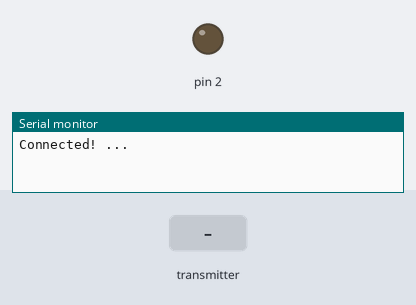
Recording of a sketch running on a simulated Arduino Uno, built with avr-gcc and run on an emulated ATmega328P. On the bench: output pins drawn as LEDs (lit = HIGH), the last lines printed to the serial monitor. Inputs (shaded band) come from the test bench. No radio packets arrive unless stated.

Above: at 1.7 s.
1.8 s: the transmitter starts sending tx = 1
At 3.0 s:
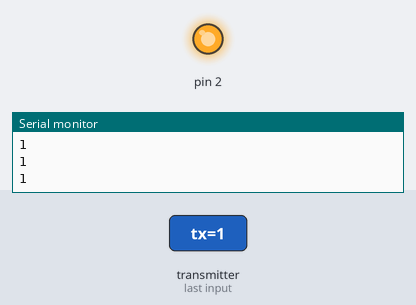
3.3 s: the transmitter starts sending tx = 0
At 4.3 s:
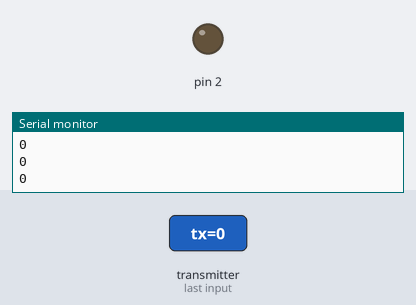
Timing chart, 0 to 6.3 s (numbered marks = the images above; inputs shaded):
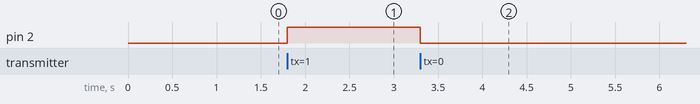

Measured:
- after the input at 1.8 s, pin 2: LOW → HIGH at once
- after the input at 3.3 s, pin 2: HIGH → LOW at once

The sketch:

receiver.ino
```cpp
#include <SPI.h>
#include <nRF24L01.h>
#include <RF24.h>

RF24 radio(10, 9); // CE, CSN

const byte address[6] = "12345";

void setup() {
  Serial.begin(9600);

  while(!radio.begin()){
    Serial.print("Not Connected! ...\n");
    delay(1000);
  }

  Serial.print("Connected! ...\n");
  delay(500);

  pinMode(2, OUTPUT);

  radio.openReadingPipe(0, address);
  radio.setPALevel(RF24_PA_MIN);
  radio.startListening();
}

void loop() {
  bool tx;
  if (radio.available()) {
    radio.read(&tx, sizeof(tx));
    Serial.println(tx);

    if(tx)
      digitalWrite(2, HIGH);
    else
      digitalWrite(2, LOW);
  }
}
```
